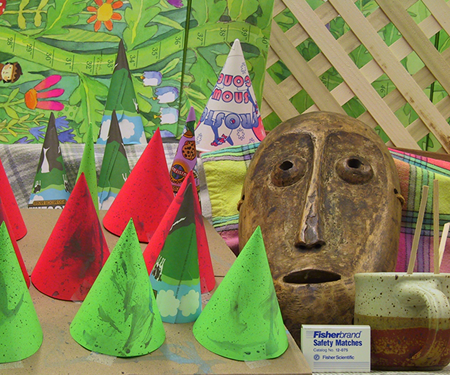
#> input picture 计算机视觉实践-练习5/img/input/im2.png, 450 x 375 px
$ jupyter execute stereoMatching.ipynb   (older library calls are emulated)
#> lines starting #> are read from the running program, lines starting #| are printed output that depends on the picture
#  <center><h2>NCC实现图像视差匹配</h2></center>

[cell 1]
import cv2
import numpy as np
import matplotlib.pyplot as plt

[cell 2]
im1 = './img/input/im2.png'
im2 = './img/input/im6.png'
plt.title("Left Camera")
plt.imshow(cv2.imread('./img/input/im2.png')), plt.show()
plt.title("Right Camera")
plt.imshow(cv2.imread('./img/input/im6.png')), plt.show()
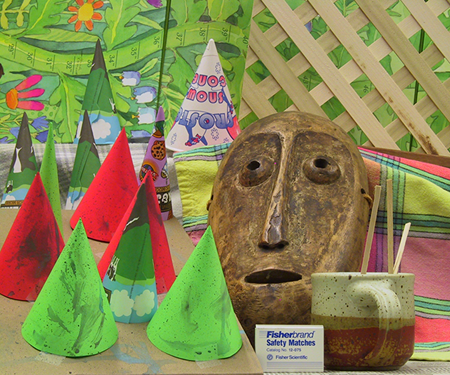
#> input picture 计算机视觉实践-练习5/img/input/im6.png, 450 x 375 px

[cell 3]
def translation(image, width):
    step = width
#     print(step)
    shifted = []
    for i in range(0, step+1):
        for j in range(0, step+1):
            if i==0 and j==0:
                M1 = np.float32([[1, 0, i], [0, 1, j]])
                shifted.append(cv2.warpAffine(image, M1, (image.shape[1], image.shape[0])))
            elif i==0 and j!=0:
                M1 = np.float32([[1, 0, i], [0, 1, j]])
                M2 = np.float32([[1, 0, i], [0, 1, -j]])
                shifted.append(cv2.warpAffine(image, M1, (image.shape[1], image.shape[0])))
                shifted.append(cv2.warpAffine(image, M2, (image.shape[1], image.shape[0])))
            elif i!=0 and j==0:
                M1 = np.float32([[1, 0, i], [0, 1, j]])
                M2 = np.float32([[1, 0, -i], [0, 1, j]])
                shifted.append(cv2.warpAffine(image, M1, (image.shape[1], image.shape[0])))
                shifted.append(cv2.warpAffine(image, M2, (image.shape[1], image.shape[0])))
            else:
                M1 = np.float32([[1, 0, i], [0, 1, j]])
                M2 = np.float32([[1, 0, -i], [0, 1, -j]])
                M3 = np.float32([[1, 0, -i], [0, 1, j]])
                M4 = np.float32([[1, 0, i], [0, 1, -j]])
                shifted .append(cv2.warpAffine(image, M1, (image.shape[1], image.shape[0])))
                shifted.append(cv2.warpAffine(image, M2, (image.shape[1], image.shape[0])))
                shifted.append(cv2.warpAffine(image, M3, (image.shape[1], image.shape[0])))
                shifted.append(cv2.warpAffine(image, M4, (image.shape[1], image.shape[0])))

#     print(len(shifted))
    return np.array(shifted)

#I(x,y)-avg(I(x,y))
def img_sub_avg(img_shifted, avg_img):
    channel, height, width = img1_shifted.shape
    tmp_ncc1 = np.zeros([channel, height, width])
    for i in range(channel):
        tmp_ncc1[i] = img_shifted[i] - avg_img
    return tmp_ncc1

def NCC(img1_sub_avg,img2_sub_avg, threshold, max_d):
    #设立阈值
    channel, height, width = img1_sub_avg.shape
    thershould_shifted = np.zeros([channel, height, width])
    ncc_max = np.zeros([height, width])
    ncc_d = np.zeros([height, width])
    for j in range(3, max_d):
        tmp_ncc1 = np.zeros([height, width])
        tmp_ncc2 = np.zeros([height, width])
        tmp_ncc3 = np.zeros([height, width])
        for k in range(channel):
            M1 = np.float32([[1, 0, -j - 1], [0, 1, 0]])
            thershould_shifted[k] = cv2.warpAffine(img1_sub_avg[k], M1, (img1_sub_avg.shape[2], img1_sub_avg.shape[1]))
        for i in range(channel):
            tmp_ncc1 += (img2_sub_avg[i])*(thershould_shifted[i])
            tmp_ncc2 += pow(img2_sub_avg[i], 2)
            tmp_ncc3 += pow(thershould_shifted[i], 2)

        tmp_ncc2 = np.sqrt(tmp_ncc2*tmp_ncc3)
        tmp_ncc4 = tmp_ncc1/tmp_ncc2
        for m in range(height):
            for n in range(width):
                if tmp_ncc4[m, n] > ncc_max[m ,n] and tmp_ncc4[m, n] > threshold:
                    ncc_max[m, n] = tmp_ncc4[m, n]
                    ncc_d[m , n] = j
#     for i in ncc_d:
#         print(i)
    return ncc_max, ncc_d

if __name__ == "__main__":
    img1 = cv2.imread(im1, cv2.CV_8UC1)
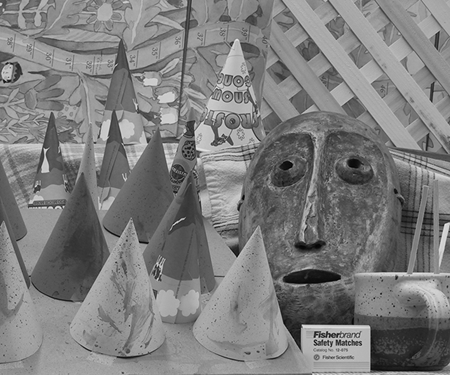
#> img1: shape (375, 450); min 0, max 235, mean 125
    img2 = cv2.imread(im2, cv2.CV_8UC1)
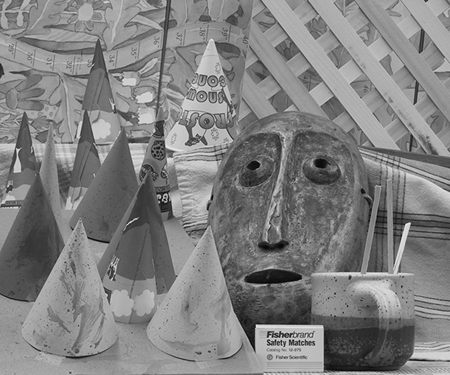
#> img2: shape (375, 450); min 0, max 243, mean 128.4
    rows, cols = img1.shape
#> rows = 375; cols = 450
    disparity = np.zeros([rows, cols])
    NCC_value = np.zeros([rows, cols])
    deeps = np.zeros([rows, cols])

    # 窗口大小
    width = [3, 5, 7, 9]
    for wid in width:
        # 用卷积核做均值滤波
        avg_img1 = cv2.blur(img1, (wid, wid))
        avg_img2 = cv2.blur(img2, (wid, wid))
        fimg1 = img1.astype(np.float32)
        fimg2 = img2.astype(np.float32)
        avg_img1 = avg_img1.astype(np.float32)
        avg_img2  = avg_img2.astype(np.float32)
        img1_shifted = translation(fimg1, wid)
        img2_shifted = translation(fimg2, wid)
        img1_sub_avg = img_sub_avg(img1_shifted, avg_img1)
        img2_sub_avg = img_sub_avg(img2_shifted, avg_img2)
        ncc_max, ncc_d = NCC(img1_sub_avg,img2_sub_avg, threshold = 0.5, max_d = 64)
        #     print(img1_shifted.shape)
        disp = cv2.normalize(ncc_d, ncc_d, alpha=0, beta=255, norm_type=cv2.NORM_MINMAX,dtype=cv2.CV_8U)

        plt.title(f'Disparity Map width={wid}')
        plt.imshow(disp), plt.show()
